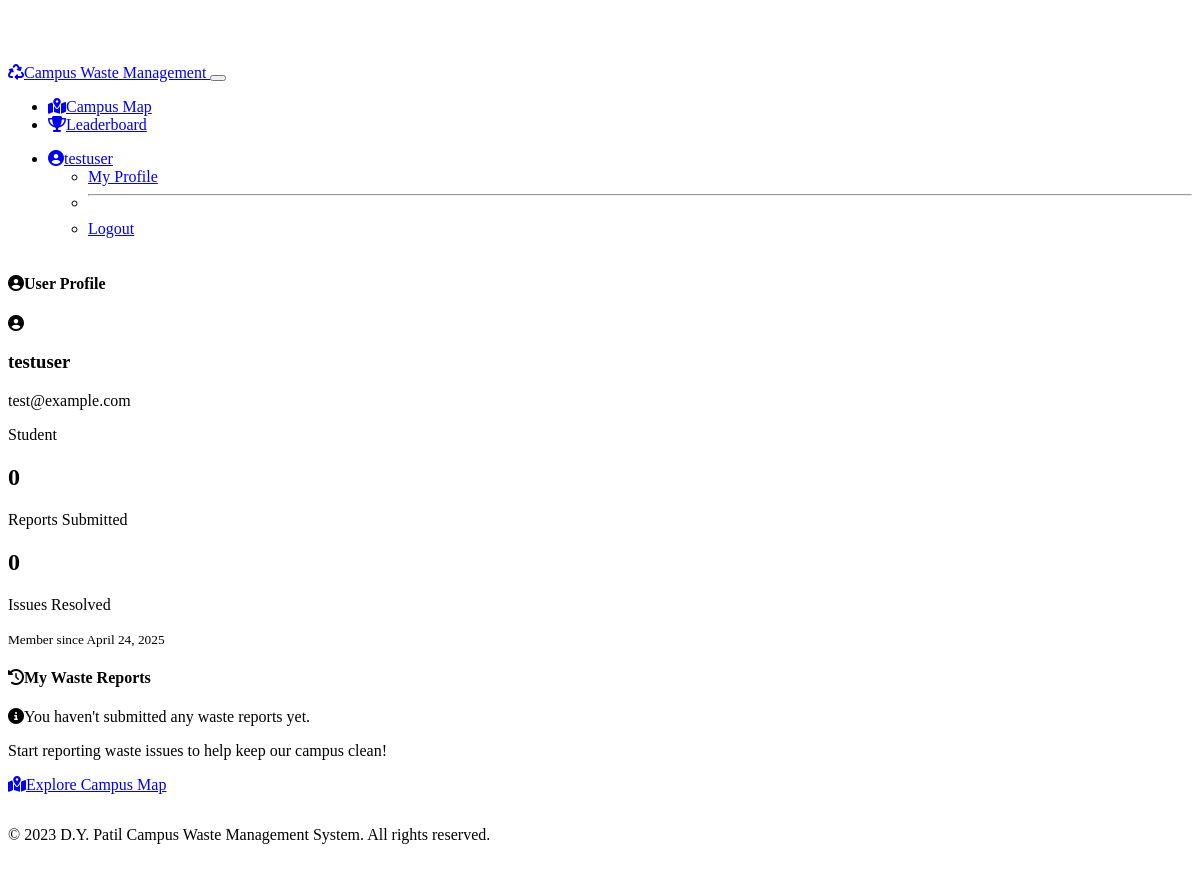
The app's page /profile (signed in) with its own data.
### models.py (models this page shows, shortened)
class User(UserMixin, db.Model):
    id = db.Column(db.Integer, primary_key=True)
    username = db.Column(db.String(64), unique=True, nullable=False)
    email = db.Column(db.String(120), unique=True, nullable=False)
    password_hash = db.Column(db.String(256), nullable=False)
    user_type = db.Column(db.String(20), nullable=False)  # student, teacher, cleaning_staff
    created_at = db.Column(db.DateTime, default=datetime.utcnow)
    reports = db.relationship('WasteReport', backref='reporter', lazy='dynamic')

### app.py (the view)
@app.route('/profile')
@login_required
def profile():
    user_reports = WasteReport.query.filter_by(user_id=current_user.id).all()
    return render_template('profile.html', reports=user_reports,
                          get_severity_badge_class=get_severity_badge_class,
                          get_waste_type_icon=get_waste_type_icon,
                          get_status_badge_class=get_status_badge_class)

### app.py (called while the page is built)
@login_manager.user_loader
def load_user(user_id):
    return db.session.get(User, int(user_id))

### templates/profile.html (shortened to what this page needs)
{% extends 'base.html' %}
{% block content %}
<div class="row">
    <div class="col-lg-4 mb-4">
        <div class="card">
            <div class="card-header bg-primary text-white">
                <h4 class="mb-0"><i class="fas fa-user-circle me-2"></i>User Profile</h4>
            </div>
            <div class="card-body text-center">
                <div class="mb-4">
                    <div class="display-1 mb-3">
                        <i class="fas fa-user-circle"></i>
                    </div>
                    <h3>{{ current_user.username }}</h3>
                    <p class="text-muted">{{ current_user.email }}</p>
                    <span class="badge bg-primary">{{ current_user.user_type|capitalize }}</span>
                </div>
                <div class="row text-center mb-4">
                    <div class="col-6">
                        <div class="p-3 border rounded">
                            <h2 class="mb-1">{{ reports|length }}</h2>
                            <p class="mb-0 small">Reports Submitted</p>
                        </div>
                    </div>
                    <div class="col-6">
                        <div class="p-3 border rounded">
                            <h2 class="mb-1">
                                {% set resolved = namespace(count=0) %}
                                {% for report in reports %}
                                    {% if report.status == 'Resolved' %}
                                        {% set resolved.count = resolved.count + 1 %}
                                    {% endif %}
                                {% endfor %}
                                {{ resolved.count }}
                            </h2>
                            <p class="mb-0 small">Issues Resolved</p>
                        </div>
                    </div>
                </div>
                <p class="mb-0">
                    <small class="text-muted">Member since {{ current_user.created_at.strftime('%B %d, %Y') }}</small>
                </p>
            </div>
        </div>
    </div>
    <div class="col-lg-8">
        <div class="card">
            <div class="card-header bg-primary text-white">
                <h4 class="mb-0"><i class="fas fa-history me-2"></i>My Waste Reports</h4>
            </div>
            <div class="card-body">
                {% if reports %}
                    <div class="mb-3">
                        <div class="input-group">
                            <span class="input-group-text"><i class="fas fa-search"></i></span>
                            <input type="text" class="form-control" id="reportSearch" placeholder="Search reports...">
                        </div>
                    </div>
                    <div class="list-group" id="reportsList">
                        {% for report in reports %}
                        <div class="list-group-item list-group-item-action report-item">
                            <div class="d-flex w-100 justify-content-between align-items-center">
                                <div>
                                    <h5 class="mb-1">{{ report.title }}</h5>
                                    <p class="mb-1">
                                        <small class="text-muted">
                                            <i class="fas {% if report.room.room_type == 'classroom' %}fa-chalkboard{% else %}fa-flask{% endif %} me-1"></i>
                                            {{ report.room.name }} ({{ report.room.room_number }})
                                        </small><br>
                                        <small class="text-muted">
                                            <i class="fas fa-building me-1"></i>
                                            {{ report.room.floor.building.name }} - {{ report.room.floor.name }}
                                        </small>
                                    </p>
                                    <p class="mb-0">
                                        <span class="badge {{ get_severity_badge_class(report.severity) }} me-2">
                                            {{ report.severity }}
                                        </span>
                                        <span class="badge {{ get_status_badge_class(report.status) }} me-2">
                                            {{ report.status|capitalize }}
                                        </span>
                                        <span class="badge bg-secondary">
                                            <i class="fas {{ get_waste_type_icon(report.waste_type) }} me-1"></i>
                                            {{ report.waste_type }}
                                        </span>
                                    </p>
                                </div>
                                <div class="d-flex align-items-center">
                                    <small class="text-muted me-3">{{ report.created_at.strftime('%b %d, %Y') }}</small>
                                    <a href="{{ url_for('room', room_id=report.room_id) }}" class="btn btn-sm btn-outline-primary">
                                        <i class="fas fa-eye"></i>
                                    </a>
                                </div>
                            </div>
                        </div>
                        {% endfor %}
                    </div>
                    <div class="alert alert-info mt-3 d-none" id="noResults">
                        <i class="fas fa-info-circle me-2"></i>No reports match your search.
                    </div>
                {% else %}
                <div class="alert alert-info" role="alert">
                    <i class="fas fa-info-circle me-2"></i>You haven't submitted any waste reports yet.
                </div>
                <div class="text-center mt-4">
                    <p>Start reporting waste issues to help keep our campus clean!</p>
                    <a href="{{ url_for('index') }}" class="btn btn-primary">
                        <i class="fas fa-map-marked-alt me-1"></i>Explore Campus Map
                    </a>
                </div>
                {% endif %}
            </div>
        </div>
    </div>
</div>
{% endblock %}

### templates/base.html (shortened to what this page needs)
<!DOCTYPE html>
<html lang="en" data-bs-theme="dark">
<head>
    <link href="https://cdn.replit.com/agent/bootstrap-agent-dark-theme.min.css" rel="stylesheet">
    <link rel="stylesheet" href="https://cdnjs.cloudflare.com/ajax/libs/font-awesome/6.4.0/css/all.min.css">
    <link rel="stylesheet" href="{{ url_for('static', filename='css/style.css') }}">
</head>
<body>
    <nav class="navbar navbar-expand-lg navbar-dark bg-dark fixed-top">
        <div class="container">
            <a class="navbar-brand" href="{{ url_for('index') }}">
                <i class="fas fa-recycle me-2"></i>Campus Waste Management
            </a>
            <button class="navbar-toggler" type="button" data-bs-toggle="collapse" data-bs-target="#navbarNav"
                aria-controls="navbarNav" aria-expanded="false" aria-label="Toggle navigation">
            </button>
            <div class="collapse navbar-collapse" id="navbarNav">
                <ul class="navbar-nav me-auto">
                    <li class="nav-item">
                        <a class="nav-link {% if request.path == '/' %}active{% endif %}" href="{{ url_for('index') }}">
                            <i class="fas fa-map-marked-alt me-1"></i>Campus Map
                        </a>
                    </li>
                    <li class="nav-item">
                        <a class="nav-link {% if request.path == '/leaderboard' %}active{% endif %}" href="{{ url_for('leaderboard') }}">
                            <i class="fas fa-trophy me-1"></i>Leaderboard
                        </a>
                    </li>
                </ul>
                <ul class="navbar-nav">
                    {% if current_user.is_authenticated %}
                    <li class="nav-item dropdown">
                        <a class="nav-link dropdown-toggle" href="#" id="userDropdown" role="button"
                            data-bs-toggle="dropdown" aria-expanded="false">
                            <i class="fas fa-user-circle me-1"></i>{{ current_user.username }}
                        </a>
                        <ul class="dropdown-menu dropdown-menu-end" aria-labelledby="userDropdown">
                            <li><a class="dropdown-item" href="{{ url_for('profile') }}">My Profile</a></li>
                            <li><hr class="dropdown-divider"></li>
                            <li><a class="dropdown-item" href="{{ url_for('logout') }}">Logout</a></li>
                        </ul>
                    </li>
                    {% endif %}
                </ul>
            </div>
        </div>
    </nav>
    <main class="py-4">
        <div class="container">
            {% block content %}{% endblock %}
        </div>
    </main>
    <footer class="footer">
        <div class="container text-center">
            <p class="mb-0">&copy; 2023 D.Y. Patil Campus Waste Management System. All rights reserved.</p>
        </div>
    </footer>
</body>
</html>

### static/css/style.css (style rules this page uses)
body { padding-top: 56px; min-height: 100vh; display: flex; flex-direction: column; }
main { flex: 1; }
.footer { margin-top: auto; padding: 1rem 0; background-color: var(--bs-dark); color: var(--bs-light); }

### records on screen
User: username "testuser", email "test@example.com", user_type "Student", created_at "April 24, 2025"

### other values on screen
{{ reports|length }} "0"
{{ resolved.count }} "0"
